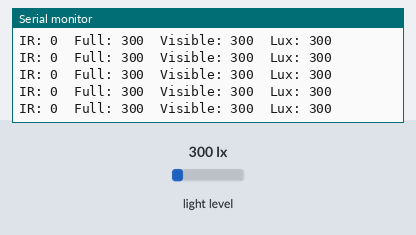
Simulated run of this sketch. Board: Arduino Uno, built with avr-gcc and run on an emulated ATmega328P. Parts: the last lines printed to the serial monitor. The test bench sets the inputs (shaded band); at power-on: light level 300 lx.

Above: at 1.2 s.
1.3 s: light level set to 1000 lx
At 1.45 s:
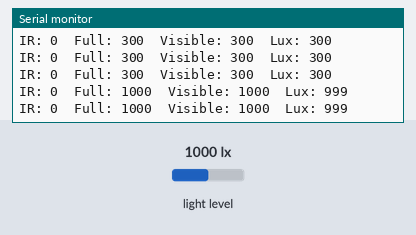
4.3 s: light level set to 40 lx
At 4.3 s:
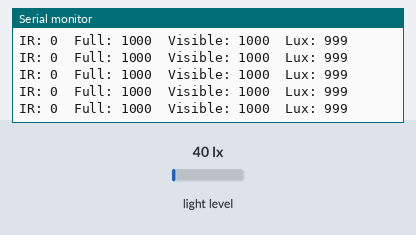
7.3 s: light level set to 500 lx
At 7.47 s:
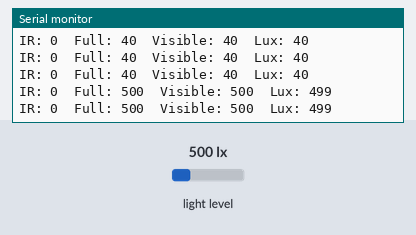
10.3 s: light level set to 1500 lx
At 10.31 s:
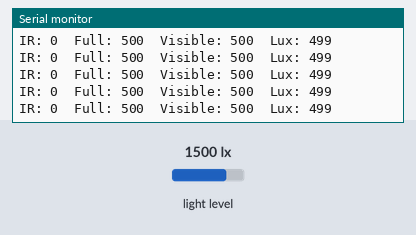
Timing chart, 0 to 13.3 s (numbered marks = the images above; inputs shaded):
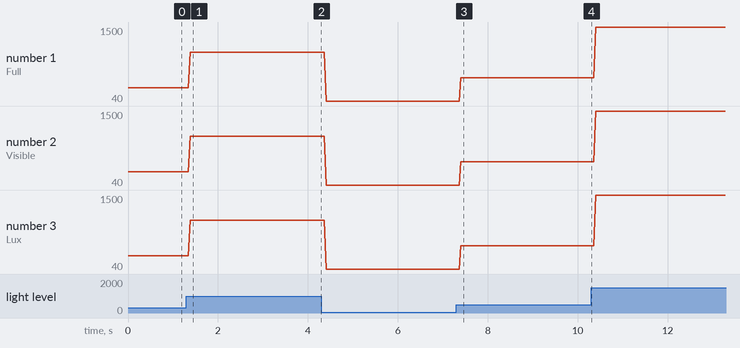

Measured:
- after the input at 1.3 s, the serial monitor: prints a new line after 0.08 s (image 1)
- after the input at 7.3 s, the serial monitor: prints a new line after 0.10 s (image 3)
- plotted number 1: 300 → 1000 after the input at 1.3 s, 1000 → 40 after the input at 4.3 s, 40 → 500 after the input at 7.3 s, 500 → 1500 after the input at 10.3 s
- plotted number 2: 300 → 1000 after the input at 1.3 s, 1000 → 40 after the input at 4.3 s, 40 → 500 after the input at 7.3 s, 500 → 1500 after the input at 10.3 s
- plotted number 3: 300 → 999 after the input at 1.3 s, 999 → 40 after the input at 4.3 s, 40 → 499 after the input at 7.3 s, 499 → 1500 after the input at 10.3 s

The sketch:

TSL2591LightSensor.ino
```cpp
/*
  TSL2591  Light Sensor example

   Modified and simplified from the Adafruit example

   created 31 Jan 2017
   by Tom Igoe
*/

#include <Wire.h>
#include "Adafruit_TSL2591.h"

Adafruit_TSL2591 tsl = Adafruit_TSL2591();

void setup() {
  Serial.begin(9600);
  if (tsl.begin()) {
    // gain can be low (1x), med(25x), high(428x):
    tsl.setGain(TSL2591_GAIN_MED);

    // integration time can be 100, 200, 300, 400, 500, 600ms.
    // longer integration gathers more light:
    tsl.setTiming(TSL2591_INTEGRATIONTIME_200MS);
  } else {
    Serial.println("No sensor found. check your wiring.");
    while (true);     // stay here and do nothing
  }
}

void loop() {
  unsigned long luminosity = tsl.getFullLuminosity();
  unsigned int ir = luminosity >> 16;           // IR is the bottom two bytes
  unsigned int full = luminosity & 0xFFFF;      // full is the top two bytes
  unsigned int visible = full - ir;             // visible is full - IR
  unsigned long lux = tsl.calculateLux(full, ir);// calculate lux from luminosity values
  Serial.print("IR: ");
  Serial.print(ir);
  Serial.print("\t");
  Serial.print("Full: ");
  Serial.print(full);
  Serial.print("\t");
  Serial.print("Visible: ");
  Serial.print(visible);
  Serial.print("\t");
  Serial.print("Lux: ");
  Serial.println(lux);
}
```
